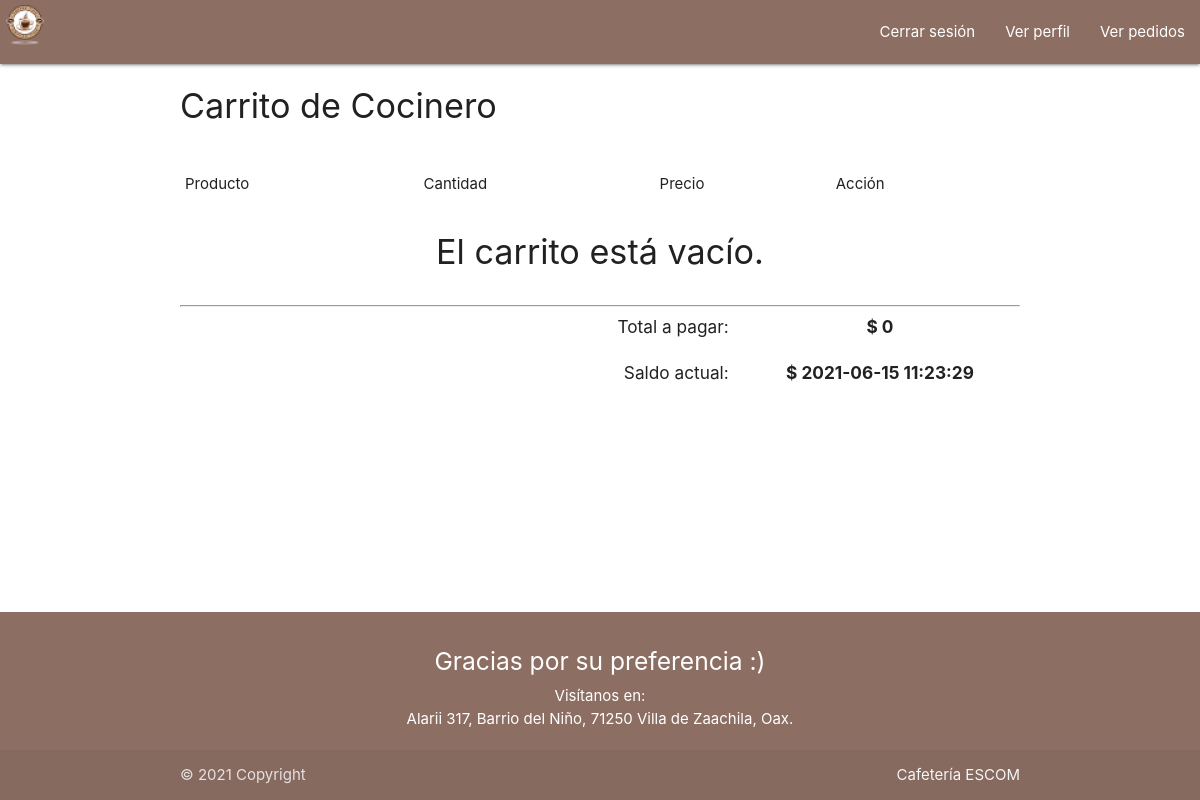
/pages/carrito.php (signed in), run on an earlier commit of the app's database.
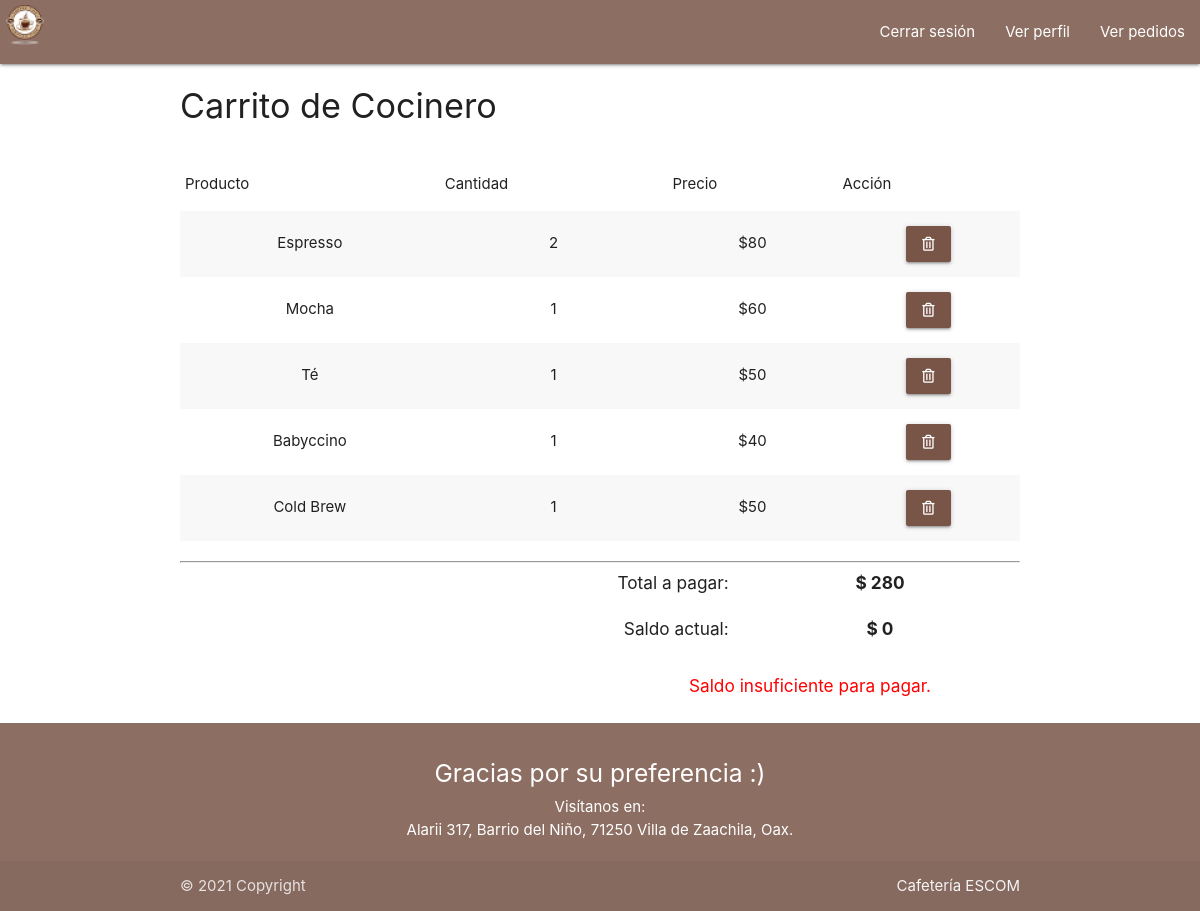
And on a later commit of the database.
### tables this page shows
CREATE TABLE `usuarios` (
  `id_usuario` int(5) NOT NULL AUTO_INCREMENT,
  `nombre` varchar(128) NOT NULL,
  `correo` varchar(128) NOT NULL,
  `contrasena` varchar(32) NOT NULL,
  `numero` char(10) DEFAULT NULL,
  `tipo` int(1) NOT NULL,
  `saldo` double DEFAULT NULL,
  `auditoria` datetime DEFAULT NULL,
  PRIMARY KEY (`id_usuario`)
);

CREATE TABLE `carrito` (
  `id_usuario` int(11) NOT NULL,
  `id_producto` int(11) NOT NULL,
  `cantidad` int(11) NOT NULL,
  KEY `id_producto` (`id_producto`),
  KEY `INDEX` (`id_usuario`) USING BTREE,
  CONSTRAINT `id_producto` FOREIGN KEY (`id_producto`) REFERENCES `inventario` (`id_producto`) ON DELETE CASCADE ON UPDATE CASCADE,
  CONSTRAINT `id_usuario` FOREIGN KEY (`id_usuario`) REFERENCES `usuarios` (`id_usuario`) ON DELETE CASCADE ON UPDATE CASCADE
);

CREATE TABLE `inventario` (
  `id_producto` int(5) NOT NULL AUTO_INCREMENT,
  `nombre` varchar(128) NOT NULL,
  `descripcion` varchar(300) NOT NULL,
  `existencia` int(5) NOT NULL,
  `precio` double NOT NULL,
  `imagen` varchar(60) DEFAULT NULL,
  `auditoria` datetime DEFAULT NULL,
  `categoria` varchar(25) NOT NULL,
  PRIMARY KEY (`id_producto`)
);

### pages/carrito.php (the view, shortened to what this page needs)
<?php
    $sesion = isset($_SESSION["login"]);
    $conexion = mysqli_connect("localhost","root","","cafeteria2021");
    mysqli_set_charset($conexion,"utf8");
    if($sesion==1){
        $correo = $_SESSION["login"];
        $sqlUsuario = "SELECT * FROM usuarios WHERE correo = '$correo'";
        $resUsuario = mysqli_query($conexion,$sqlUsuario);
        $infUsuario = mysqli_fetch_row($resUsuario);
        $tipoUsuario = $infUsuario[5];
        $sqlCarrito = "SELECT inventario.nombre,carrito.cantidad,inventario.precio,carrito.id_producto FROM  cafeteria2021.inventario, cafeteria2021.carrito WHERE carrito.id_usuario=$infUsuario[0] AND inventario.id_producto=carrito.id_producto;";
        $resCarrito = mysqli_query($conexion,$sqlCarrito);
        $listaCarrito = "";
        $listaVacia = "";
        $total = 0;
        while($filas=mysqli_fetch_array($resCarrito,2)){
            $listaCarrito .= "<tr>
                <td>$filas[0]</td>
                <td>$filas[1]</td>
                <td>$".$filas[2]*$filas[1]."</td>
                <td><i class='btn brown far fa-trash-alt deleteCarrito' data-usr=$infUsuario[0] data-prod=$filas[3]></i></td>
                </tr>";
            $total += $filas[2]*$filas[1];
        }
        if($total==0)
            $listaVacia = "<h4 style='text-align:center'>El carrito está vacío.</h4>";
    }else{
        header("location: ./login.html");
    }
?>
<!DOCTYPE html>
<html>
<head>
<link href="https://cdnjs.cloudflare.com/ajax/libs/font-awesome/5.15.3/css/all.min.css" rel="stylesheet">
<link href="./../materialize/css/materialize.min.css" rel="stylesheet">
<link href="./../jscript/plugins/validetta101/validetta.min.css" rel="stylesheet">
<link href="./../jscript/plugins/confirm334/jquery-confirm.min.css" rel="stylesheet">
<link href="./../css/index.css" rel="stylesheet"/>
</head>
<body>
  <header>
    <div class="navbar-fixed">
    <nav class="brown lighten-1">
      <div class="nav-wrapper">
        <a href="./../index.php" class="brand-logo"><img src="./../img/cafeLogo50.png"></a>
        <ul class="right hide-on-med-and-down">
          <li><a href='<?php if($sesion) echo "./logout.php"; else echo "./login.html";?>'><?php if($sesion) echo "Cerrar sesión"; else echo "Iniciar sesión";?></a></li>
          <li><a href='<?php if($sesion) echo "./config_usuario.php"; else echo "./registro.html";?>'><?php if($sesion) echo "Ver perfil"; else echo "Crear cuenta";?></a></li>
          <li><a href='<?php if($tipoUsuario == 0 || $tipoUsuario == 1) echo "./pedidos.php";?>'><?php if($tipoUsuario == 0 || $tipoUsuario == 1) echo "Ver pedidos";?></a></li>
        </ul>
      </div>
    </nav>
    </div>
  </header>
  <main>
    <div class="container">
        <div id="title" class="row">
            <h4>Carrito de <?php echo $infUsuario[1]?></h4>
        </div>
        <div id="list" class="row">
            <table class="striped centered responsive-table">
                <thead>
                    <tr><td>Producto</td><td>Cantidad</td><td>Precio</td><td>Acción</td></tr>
                </thead>
                <tbody>
                    <?php if($total>0) echo $listaCarrito?>
                </tbody>
            </table>
            <?php if($total==0) echo $listaVacia?>
        </div>
        <hr>
        <div class="row">
            <h6>
            <div class="col s6 m8" style="text-align: right">Total a pagar:</div>
            <div clas="col s6 m4" style="text-align: center"><b>$ <?php echo $total?></b></div>
            </h6>
        </div>
        <div class="row">
            <h6>
            <div class="col s6 m8" style="text-align: right">Saldo actual:</div>
            <div clas="col s6 m4" style="text-align: center"><b>$ <?php echo $infUsuario[6]?></b></div>
            </h6>
        </div>
        <div class="row">
            <div class="col m6"></div>
            <?php
                if($total>0)
                    if($total<=$infUsuario[6]){
                        echo "<div class='col s12 m6'><a class='btn green pagarProductos' data-usr='$infUsuario[0]' data-total='$total' style='width:100%;'>Pagar</a></div>";
                    }else{
                        echo "<div class='col s12 m6'><h6 align='center' style='color:red;'>Saldo insuficiente para pagar.</h6></div>";
                    }
            ?>
        </div>
    </div>
  </main>
  <footer class="page-footer brown lighten-1">
    <div class="container">
      <div class="row">
      <div class="col s12 m4 l2"><p></p></div>
        <div class="col s12 m12 l8 center-align">
          <h5 class="white-text">Gracias por su preferencia :)</h5>
          <h8 class="white-text">Visítanos en: </h8><br>
          <h8 class="white-text">Alarii 317, Barrio del Niño, 71250 Villa de Zaachila, Oax.</h8>
        </div>
        <div class="col s12 m4 l2"><p></p></div>
    </div>
    </div>
    <div class="footer-copyright">
      <div class="container">
      © 2021 Copyright
      <a class="grey-text text-lighten-4 right" href="./index.php">Cafetería ESCOM</a>
      </div>
    </div>
  </footer>
</body>
</html>

### css/index.css (style rules this page uses)
body { display: flex; min-height: 100vh; flex-direction: column; }
main { flex: 1 0 auto; }

What changed in the data, as far as the page shows it:
changed usuarios "Cocinero": saldo "2021-06-15 11:23:29" → "0"
added carrito: id_producto.nombre "Espresso", cantidad "2", $filas[2]*$filas[1] "80"
added carrito: id_producto.nombre "Mocha", cantidad "1", $filas[2]*$filas[1] "60"
added carrito: id_producto.nombre "Té", cantidad "1", $filas[2]*$filas[1] "50"
added carrito: id_producto.nombre "Babyccino", cantidad "1", $filas[2]*$filas[1] "40"
added carrito: id_producto.nombre "Cold Brew", cantidad "1", $filas[2]*$filas[1] "50"
Also different on the page:
$total: "0" → "280"
text no longer shown: "El carrito está vacío."
text now shown: "Saldo insuficiente para pagar."
